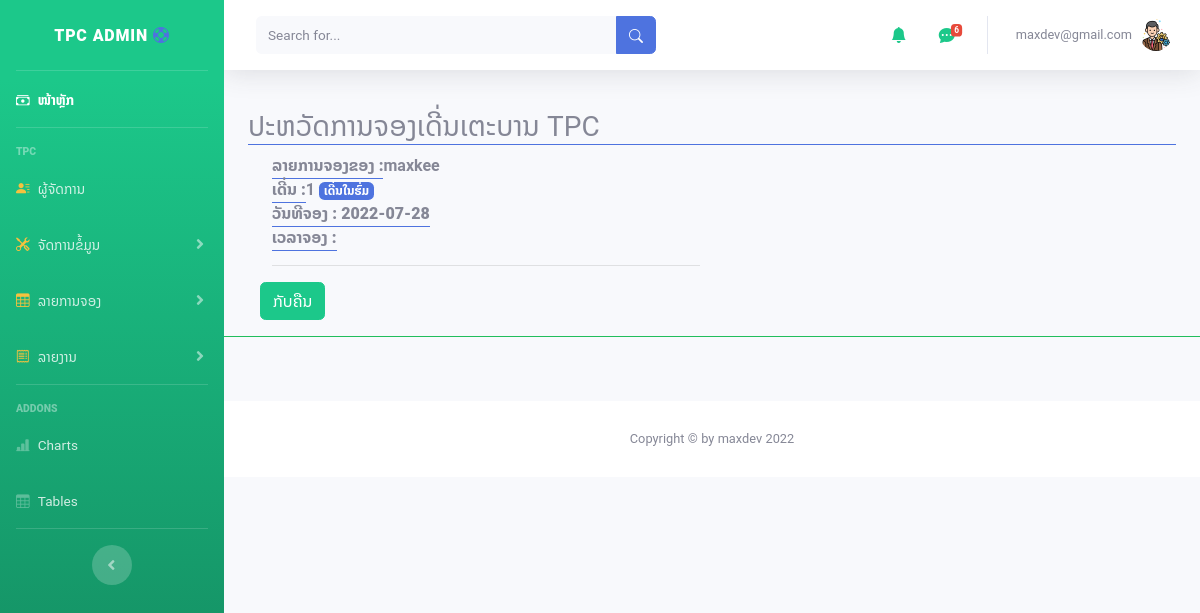
The app's page /admin/record_booking.php?id=2 (signed in) with its own data.
### tables this page shows
CREATE TABLE `booking` (
  `id` int(10) NOT NULL,
  `username` varchar(30) NOT NULL,
  `court_num` int(5) NOT NULL COMMENT '1=ເດີ່ນໃນຮົ່ມ 2=ເດີ່ນກາງແຈ້ງ ',
  `date_booking` date NOT NULL,
  `time_booking` varchar(20) NOT NULL,
  `price_court` float(10,2) NOT NULL,
  `price` float(10,2) NOT NULL,
  `status` int(2) NOT NULL DEFAULT 1 COMMENT '1=ລໍຖ້າການກວດສອບ 2=ກວດສອບແລ້ວ 3 ຖືກປະຕິເສດ',
  `slip_payment` text NOT NULL,
  `ntf` int(2) NOT NULL DEFAULT 0,
  `date_save` timestamp NOT NULL DEFAULT current_timestamp() ON UPDATE current_timestamp()
);

### admin/record_booking.php (the view, shortened to what this page needs)
<?php
include('includes/header.php');
 include('includes/navbar.php');
 include('database/dbconfig.php');
?>
<div class="container" style="margin-top:40px;">
    <h3 class="text-centet border-bottom border-primary">ປະຫວັດການຈອງເດີ່ນເຕະບານ TPC</h3>
    <div class="col-lg-12">
        <div class="row">
            <div class="col-md-12">
                <div class="callout callout-info">
                    <div class="col-md-12">
                        <?php
                        $id = "";
                        if (isset($_GET['id'])) {
                            $id = $_GET['id'];
                        }
                        $sql = "SELECT * FROM booking WHERE id = $id ";
                        $query_run = mysqli_query($connection, $sql);
                        if (mysqli_num_rows($query_run) > 0) {
                            while ($row = mysqli_fetch_assoc($query_run)) {
                        ?>
                                <div class="row">
                                    <div class="col-sm-6">
                                        <dl>
                                            <dt><b class="border-bottom border-primary">ລາຍການຈອງຂອງ :</b><?php echo $row['username'] ?></dt>
                                            <dt><b class="border-bottom border-primary">ເດີ່ນ :</b><?php echo $row['court_num'] ?>
                                                <?php $court = $row['court_num'];
                                                if ($court == 1) {
                                                    echo "<span class='badge badge-primary'>ເດີ່ນໃນຮົ່ມ</span>";
                                                } elseif ($court == 2) {
                                                    echo  "<span class='badge badge-success'>ເດີ່ນກາງແຈ້ງ</span>";
                                                }
                                                ?></dt>
                                            <dt><b class="border-bottom border-primary">ວັນທີຈອງ : <?php echo $row['date_booking'] ?></b></dt>
                                            <dt><b class="border-bottom border-primary">ເວລາຈອງ :
                                            </b></dt>
                                        </dl>
                                        <hr>
                                    </div>
                                </div>
                                <?php
                            }
                        } else {
                            echo "ຍັງບໍ່ມີລາຍການຈອງ";
                        }
            ?>
                    </div>
                </div>
            </div>
        </div>
        <div class="text-left">
            <button type="button"  class="btn btn-success"><a href="customer.php" style="color: #fff;">ກັບຄືນ</a></button>
        </div>
    </div>
</div>
<hr color="#25D366"><br><br>
<?php require('includes/footer.php'); ?>

### records on screen
booking: username "maxkee", court_num "1", shows "ເດີ່ນໃນຮົ່ມ", date_booking "2022-07-28"

### other values on screen
$count "6"
$_SESSION['name'] "maxdev@gmail.com"
